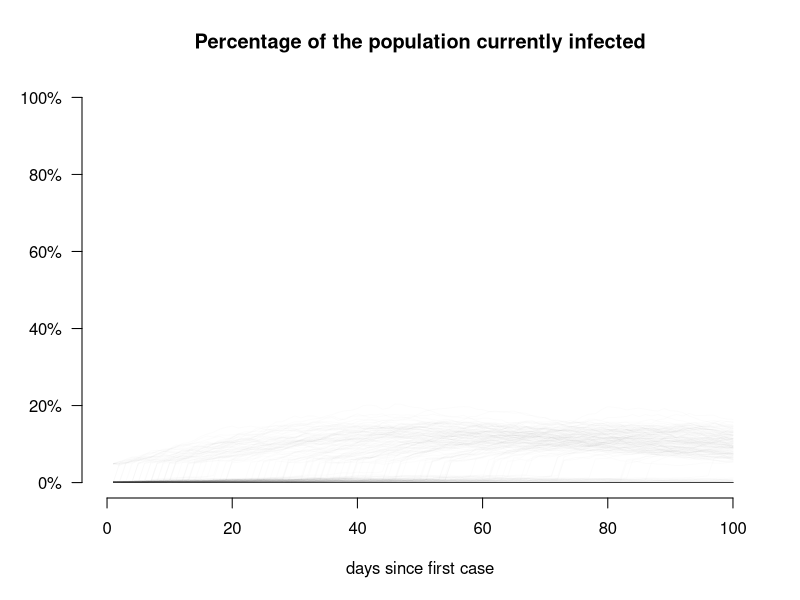

R code for this plot: (Note: a time limit stopped this script after it produced the figure.)
#This is a simulation of disease transmission in a small community where a subset of the population regularly engages in a risky behavior.

#install.packages("scales")
library(scales)

#this is the probability that a sick person stays sick each day
staySickPerc<-.95

#this is the probability that a sick person transmits the disease if he encounters and uninfected person
transPerc<-.125

#this is the number of periods that the simulation runs
periods=100

#this is the number of people in the town
n=32^2

#this sets the base that determines how far each person each person travels every day
travelProb<-.1

#this si the number of people engaging in a particularly risky activity
nJiu=round(n*.05)

#this is the number of people who start out sick in period 1
nSick=1

#this is the number of worlds to simulate
sims=5000

#these are holders for simulation results
regJiuPercSick3<-matrix(NA,ncol=periods,nrow=sims)
regJiuPercRecovered3<-matrix(NA,ncol=periods,nrow=sims)

#this block calculates distance (L2 norm) between each person in the town
distX<-abs(matrix(1:n^(1/2),nrow=n,ncol=n,byrow=T)-(1:n^(1/2)) )
distY<-abs(matrix(rep(1:n^(1/2),each=n^(1/2)),nrow=n,ncol=n,byrow=T)-rep(1:n^(1/2),each=n^(1/2)))
dist<-(distX^2+distY^2)^.5

#this turns distances into probabilities of encounter in each period
weights<-travelProb^dist
diag(weights)<-0
weights<-apply(weights,2,function(x)x/sum(x))

par(las=1)
plot(main="Percentage of the population currently infected",x=1,y=1,ylim=c(0,1),xlim=c(0,periods),type="n",bty="n",pch=19,xlab="days since first case", ylab="",yaxt="n")
axis(side=2, at=seq(0,1,.2),labels=paste(seq(0,100,20),"%",sep=""))
#axis(side=1, at=c(1,100,200,300,365))

for (s in 1:sims){

	sick<-sample(rep(c(1,0),c(nSick,n-nSick)),replace=F)
	jius<-sample(size=50,1:n,replace=F)
	recovered<-rep(0,n)

	for (i in 1:periods){

		sicks<-which(sick==1)

		for (j in sicks){

			weight<-weights[,j]
			oth<-sample(size=1,(1:n),prob=weight)
			othRec<-recovered[oth]
			othSick<-sick[oth]

			if (othRec==0&othSick==0){
				sick[oth]=rbinom(1,1,transPerc)
			} 

			if (j %in% jius){
				sick[jius]<-1-recovered[jius]
			}


			if (rbinom(1,1,staySickPerc)==0){
				recovered[j]<-1
				sick[j]<-0
			}


		}

		regJiuPercSick3[s,i]<-mean(sick)
		regJiuPercRecovered3[s,i]<-mean(recovered)

	}

	print(s)
	points(x=1:periods,y=regJiuPercSick3[s,],pch=19,type="l",col=alpha(rgb(0,0,0),.01),lty=1)

}
